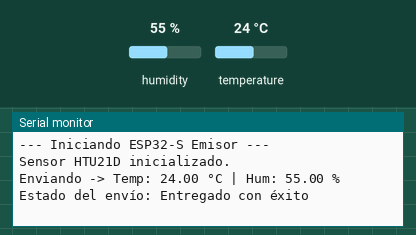
Bench run of a sketch on a simulated ESP32. On the bench: the last lines printed to the serial monitor. Inputs (shaded band) come from the test bench; at power-on: humidity 55 %, temperature 24 °C.

Above: at 2.2 s.
2.3 s: humidity set to 22 %
At 5.4 s:
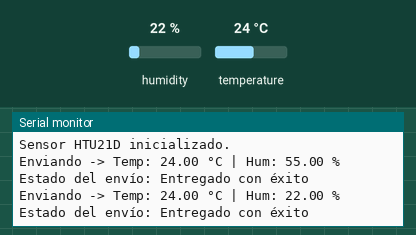
6.2 s: temperature set to 12 °C
At 8.0 s:
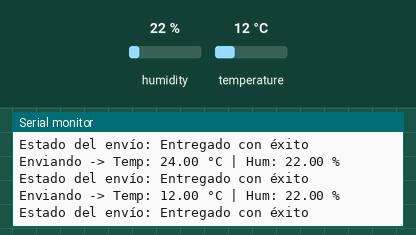
10.1 s: humidity set to 40 %
At 10.5 s:
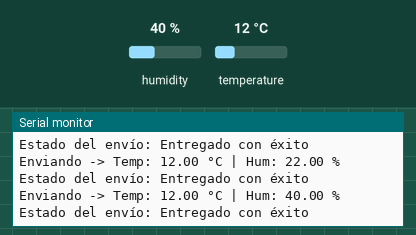
Timing chart, 0 to 13.1 s (numbered marks = the images above; inputs shaded):
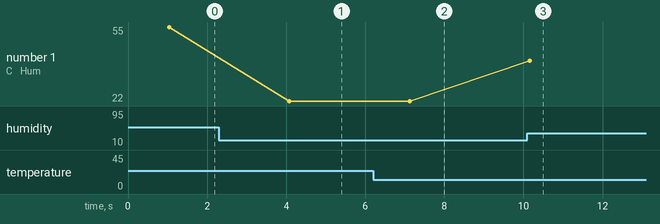

The sketch:

ESP32S.ino
```cpp
#include <Arduino.h>
#include <Wire.h>
#include <Adafruit_HTU21DF.h>
#include <WiFi.h>
#include <esp_now.h>
#include <esp_wifi.h>

// MAC de tu ESP8266 (C8:C9:A3:14:1B:10)
uint8_t receptorMAC[] = {0xC8, 0xC9, 0xA3, 0x14, 0x1B, 0x10};

typedef struct struct_message {
  float temperatura;
  float humedad;
} struct_message;

struct_message datosEnviar;
Adafruit_HTU21DF htu = Adafruit_HTU21DF();
esp_now_peer_info_t peerInfo;

// Callback corregido para ESP32 Core v3.x
void OnDataSent(const wifi_tx_info_t *info, esp_now_send_status_t status) {
  Serial.print("Estado del envío: ");
  Serial.println(status == ESP_NOW_SEND_SUCCESS ? "Entregado con éxito" : "Error en el envío");
}

void setup() {
  Serial.begin(115200);
  delay(1000);

  Serial.println("\n--- Iniciando ESP32-S Emisor ---");

  // Inicializar I2C para HTU21D (SDA=21, SCL=22)
  Wire.begin(21, 22);
  if (!htu.begin()) {
    Serial.println("Error: No se encontró el sensor HTU21D.");
  } else {
    Serial.println("Sensor HTU21D inicializado.");
  }

  // Fijar canal Wi-Fi 1 para sincronizar con ESP8266
  WiFi.mode(WIFI_STA);
  esp_wifi_set_channel(1, WIFI_SECOND_CHAN_NONE);

  if (esp_now_init() != ESP_OK) {
    Serial.println("Error al inicializar ESP-NOW");
    return;
  }

  esp_now_register_send_cb(OnDataSent);

  // Registrar el ESP8266 como nodo destino
  memcpy(peerInfo.peer_addr, receptorMAC, 6);
  peerInfo.channel = 1;
  peerInfo.encrypt = false;

  if (esp_now_add_peer(&peerInfo) != ESP_OK) {
    Serial.println("Error al registrar el nodo receptor");
    return;
  }
}

void loop() {
  float temp = htu.readTemperature();
  float hum = htu.readHumidity();

  if (isnan(temp) || isnan(hum)) {
    Serial.println("Error al leer el HTU21D.");
  } else {
    datosEnviar.temperatura = temp;
    datosEnviar.humedad = hum;

    Serial.print("Enviando -> Temp: ");
    Serial.print(temp);
    Serial.print(" °C | Hum: ");
    Serial.print(hum);
    Serial.println(" %");

    esp_now_send(receptorMAC, (uint8_t *) &datosEnviar, sizeof(datosEnviar));
  }

  delay(3000); // Transmitir cada 3 segundos
}
```

Measured:
- after the input at 2.3 s, the serial monitor: prints a new line after 1.8 s (image 1)
- after the input at 6.2 s, the serial monitor: prints a new line after 0.92 s (image 2)
- after the input at 10.1 s, the serial monitor: prints a new line after 0.06 s (image 3)
- plotted number 1: 55 → 22 after the input at 2.3 s, 22 → 40 after the input at 10.1 s
